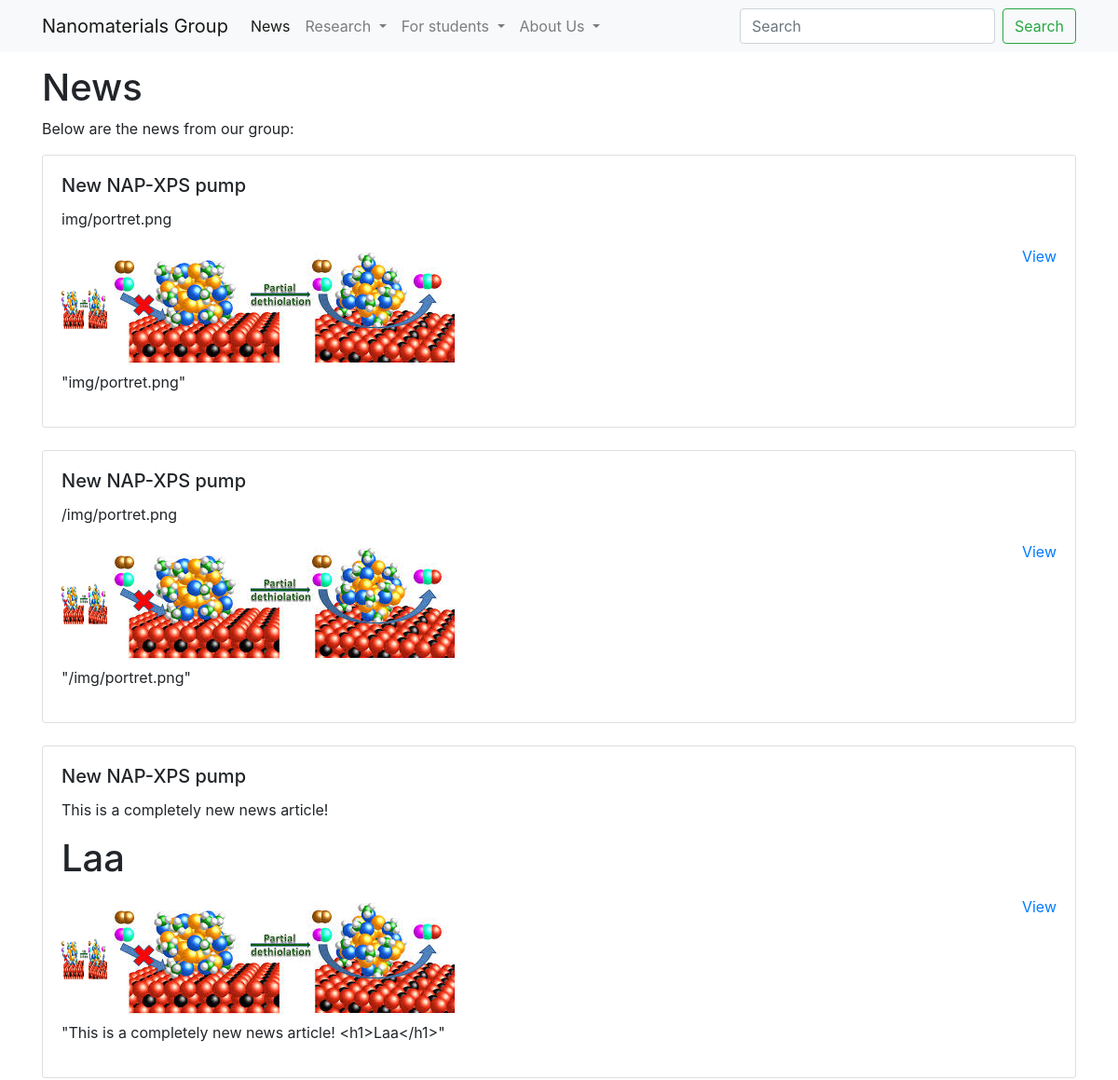
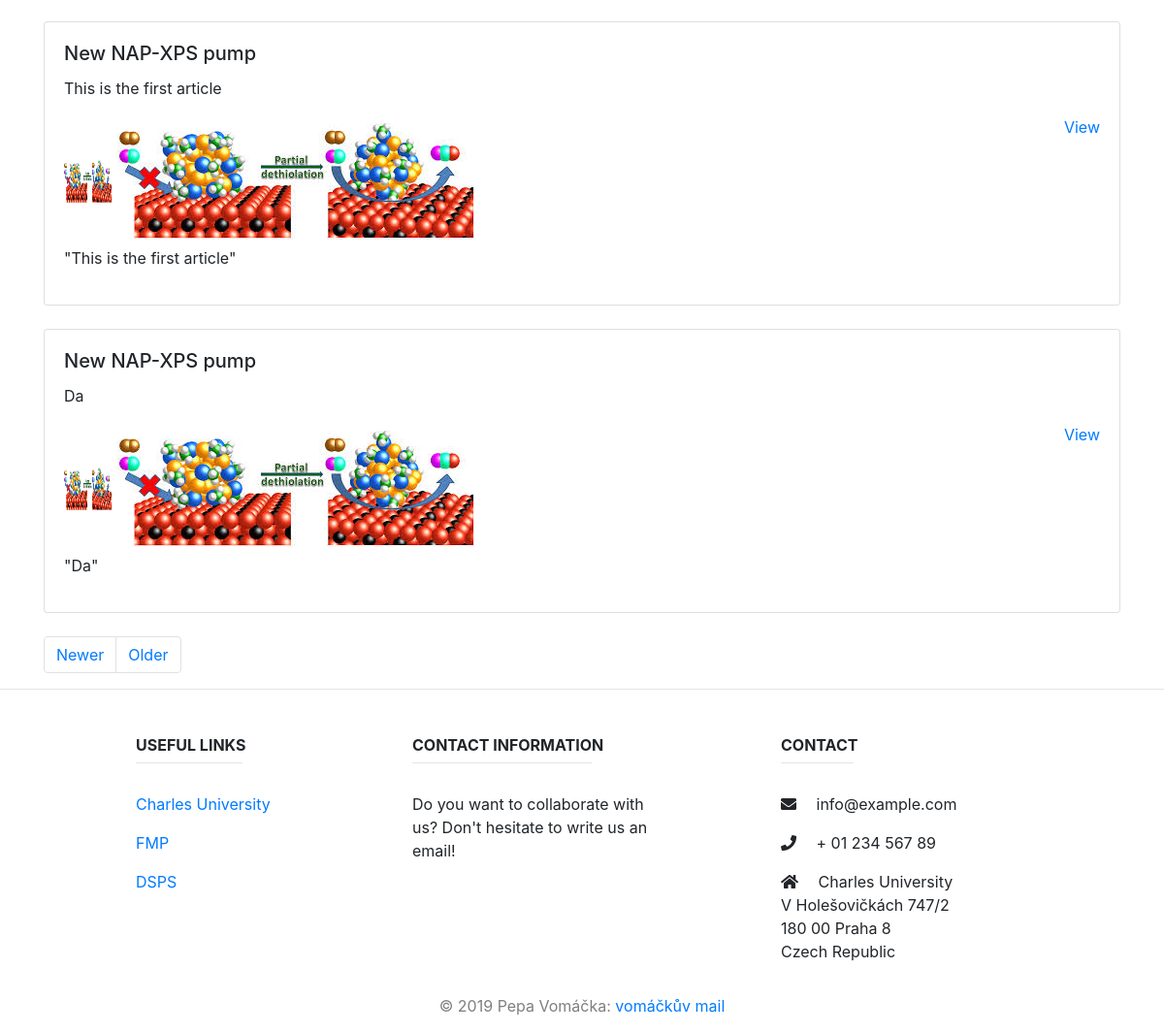
/news?page=2, run on the app's committed database (2 pictures, top to bottom).
### app/models.py (models this page shows, shortened)
class Article(db.Model):
    id = db.Column(db.Integer, primary_key=True)
    article_type = db.Column(db.String(64))
    body = db.Column(db.String())
    timestamp = db.Column(db.DateTime, index=True, default=datetime.utcnow)
    user_id = db.Column(db.Integer, db.ForeignKey('user.id'))

### app/routes.py (the view)
@app.route('/news')
def news():
    page = request.args.get('page', 1, type=int)
    articles = Article.query.order_by(Article.timestamp.desc()).paginate(
        page, app.config['NEWS_ARTICLES_PER_PAGE'], False)
    next_url = url_for('news', page=articles.next_num) \
        if articles.has_next else None
    prev_url = url_for('news', page=articles.prev_num) \
        if articles.has_prev else None
    return render_template('news.html', articles=articles.items, next_url=next_url,
                           prev_url=prev_url)

### app/templates/news.html
{% extends "base.html" %}
{% set active_page = "news" %}
{% block content %}
<div class="container">
    <h1>News</h1>
    <p>Below are the news from our group:</p>
    {% for article in articles %}
    <div class="card">
        <div class="card-body">
            <h5 class="card-title">New NAP-XPS pump</h5>
            <p class="card-text">{{ article.body|safe }}</p>
            <a style="float: right;" href="{{ url_for('.news_article', id=article.id) }}">View</a>
            <img src="static/img/ceo.jpeg" width="50" height="50">
            <img src="{{url_for('static', variable="img", filename='img/ceo.jpeg')}}" />
            <p>"{{ article.body }}"</p>
        </div>
    </div>
    <br>
    {% endfor %}
    <ul class="pagination">
        {% if prev_url %}
            <li class="page-item"><a class="page-link" href="{{ prev_url }}">Newer</a></li>
        {% elif not prev_url %}
        <li class="page-item disabled"><a class="page-link" href="{{ prev_url }}">Newer</a></li>
        {% endif %}
        {% if next_url %}
        <li class="page-item"><a class="page-link" href="{{ next_url }}">Older</a></li>
        {% elif not next_url %}
        <li class="page-item disabled"><a class="page-link" href="{{ next_url }}">Older</a></li>
        {% endif %}
    </ul>
</div>
{% endblock %}

### app/templates/base.html (style rules this page uses)
body { padding-top: 70px }

### data on the page
Article: body "img/portret.png"
Article: body "/img/portret.png"
Article: body "This is a completely new news article! Laa", body "This is a completely new news article! <h1>Laa</h1>"
Article: body "This is the first article"
Article: body "Da"
